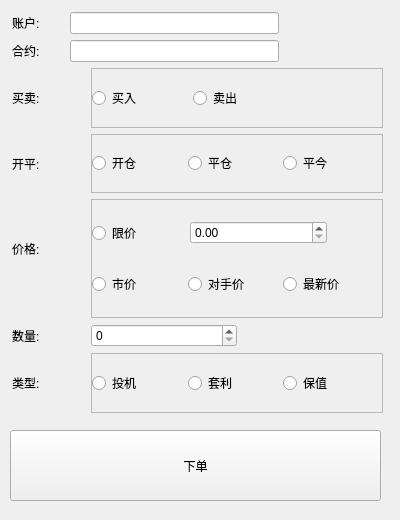
<?xml version="1.0" encoding="UTF-8"?>
<ui version="4.0">
 <class>SendOrder</class>
 <widget class="QWidget" name="SendOrder">
  <property name="geometry">
   <rect>
    <x>0</x>
    <y>0</y>
    <width>400</width>
    <height>520</height>
   </rect>
  </property>
  <property name="sizePolicy">
   <sizepolicy hsizetype="Fixed" vsizetype="Fixed">
    <horstretch>0</horstretch>
    <verstretch>0</verstretch>
   </sizepolicy>
  </property>
  <property name="windowTitle">
   <string>Form</string>
  </property>
  <widget class="QPushButton" name="pushButton">
   <property name="geometry">
    <rect>
     <x>10</x>
     <y>430</y>
     <width>371</width>
     <height>71</height>
    </rect>
   </property>
   <property name="text">
    <string>下单</string>
   </property>
  </widget>
  <widget class="QWidget" name="layoutWidget">
   <property name="geometry">
    <rect>
     <x>12</x>
     <y>12</y>
     <width>371</width>
     <height>401</height>
    </rect>
   </property>
   <layout class="QVBoxLayout" name="verticalLayout_4" stretch="1,1,1,1,2,1,1">
    <item>
     <layout class="QHBoxLayout" name="horizontalLayout_13" stretch="1,4,2">
      <item>
       <widget class="QLabel" name="label_8">
        <property name="text">
         <string>账户:</string>
        </property>
       </widget>
      </item>
      <item>
       <widget class="QLineEdit" name="account"/>
      </item>
      <item>
       <spacer name="horizontalSpacer_7">
        <property name="orientation">
         <enum>Qt::Horizontal</enum>
        </property>
        <property name="sizeHint" stdset="0">
         <size>
          <width>40</width>
          <height>20</height>
         </size>
        </property>
       </spacer>
      </item>
     </layout>
    </item>
    <item>
     <layout class="QHBoxLayout" name="horizontalLayout_14" stretch="1,4,2">
      <item>
       <widget class="QLabel" name="label_9">
        <property name="text">
         <string>合约:</string>
        </property>
       </widget>
      </item>
      <item>
       <widget class="QLineEdit" name="instrument"/>
      </item>
      <item>
       <spacer name="horizontalSpacer_8">
        <property name="orientation">
         <enum>Qt::Horizontal</enum>
        </property>
        <property name="sizeHint" stdset="0">
         <size>
          <width>40</width>
          <height>20</height>
         </size>
        </property>
       </spacer>
      </item>
     </layout>
    </item>
    <item>
     <layout class="QHBoxLayout" name="horizontalLayout_15" stretch="1,4">
      <item>
       <widget class="QLabel" name="label_10">
        <property name="text">
         <string>买卖:</string>
        </property>
       </widget>
      </item>
      <item>
       <widget class="QFrame" name="frame_5">
        <property name="frameShape">
         <enum>QFrame::StyledPanel</enum>
        </property>
        <property name="frameShadow">
         <enum>QFrame::Raised</enum>
        </property>
        <layout class="QHBoxLayout" name="horizontalLayout_16" stretch="1,1,1">
         <property name="leftMargin">
          <number>0</number>
         </property>
         <property name="topMargin">
          <number>0</number>
         </property>
         <property name="rightMargin">
          <number>0</number>
         </property>
         <property name="bottomMargin">
          <number>0</number>
         </property>
         <item>
          <widget class="QRadioButton" name="buy">
           <property name="text">
            <string>买入</string>
           </property>
          </widget>
         </item>
         <item>
          <widget class="QRadioButton" name="sell">
           <property name="text">
            <string>卖出</string>
           </property>
          </widget>
         </item>
         <item>
          <spacer name="horizontalSpacer_9">
           <property name="orientation">
            <enum>Qt::Horizontal</enum>
           </property>
           <property name="sizeHint" stdset="0">
            <size>
             <width>80</width>
             <height>20</height>
            </size>
           </property>
          </spacer>
         </item>
        </layout>
       </widget>
      </item>
     </layout>
    </item>
    <item>
     <layout class="QHBoxLayout" name="horizontalLayout_17" stretch="1,4">
      <item>
       <widget class="QLabel" name="label_11">
        <property name="text">
         <string>开平:</string>
        </property>
       </widget>
      </item>
      <item>
       <widget class="QFrame" name="frame_6">
        <property name="frameShape">
         <enum>QFrame::StyledPanel</enum>
        </property>
        <property name="frameShadow">
         <enum>QFrame::Raised</enum>
        </property>
        <layout class="QHBoxLayout" name="horizontalLayout_18">
         <property name="leftMargin">
          <number>0</number>
         </property>
         <property name="topMargin">
          <number>0</number>
         </property>
         <property name="bottomMargin">
          <number>0</number>
         </property>
         <item>
          <widget class="QRadioButton" name="open">
           <property name="text">
            <string>开仓</string>
           </property>
          </widget>
         </item>
         <item>
          <widget class="QRadioButton" name="close">
           <property name="text">
            <string>平仓</string>
           </property>
          </widget>
         </item>
         <item>
          <widget class="QRadioButton" name="closeToday">
           <property name="text">
            <string>平今</string>
           </property>
          </widget>
         </item>
        </layout>
       </widget>
      </item>
     </layout>
    </item>
    <item>
     <layout class="QHBoxLayout" name="horizontalLayout_19" stretch="1,4">
      <item>
       <layout class="QVBoxLayout" name="verticalLayout_5">
        <item>
         <widget class="QLabel" name="label_12">
          <property name="text">
           <string>价格:</string>
          </property>
         </widget>
        </item>
        <item>
         <spacer name="horizontalSpacer_10">
          <property name="orientation">
           <enum>Qt::Horizontal</enum>
          </property>
          <property name="sizeHint" stdset="0">
           <size>
            <width>40</width>
            <height>20</height>
           </size>
          </property>
         </spacer>
        </item>
       </layout>
      </item>
      <item>
       <widget class="QFrame" name="frame_7">
        <property name="frameShape">
         <enum>QFrame::StyledPanel</enum>
        </property>
        <property name="frameShadow">
         <enum>QFrame::Raised</enum>
        </property>
        <layout class="QVBoxLayout" name="verticalLayout_6">
         <property name="leftMargin">
          <number>0</number>
         </property>
         <property name="topMargin">
          <number>0</number>
         </property>
         <property name="bottomMargin">
          <number>0</number>
         </property>
         <item>
          <layout class="QHBoxLayout" name="horizontalLayout_20" stretch="2,3,1">
           <item>
            <widget class="QRadioButton" name="priceLimit">
             <property name="text">
              <string>限价</string>
             </property>
            </widget>
           </item>
           <item>
            <widget class="QDoubleSpinBox" name="price"/>
           </item>
           <item>
            <spacer name="horizontalSpacer_11">
             <property name="orientation">
              <enum>Qt::Horizontal</enum>
             </property>
             <property name="sizeHint" stdset="0">
              <size>
               <width>40</width>
               <height>20</height>
              </size>
             </property>
            </spacer>
           </item>
          </layout>
         </item>
         <item>
          <layout class="QHBoxLayout" name="horizontalLayout_21" stretch="1,1,1">
           <item>
            <widget class="QRadioButton" name="priceMarket">
             <property name="text">
              <string>市价</string>
             </property>
            </widget>
           </item>
           <item>
            <widget class="QRadioButton" name="priceRival">
             <property name="text">
              <string>对手价</string>
             </property>
            </widget>
           </item>
           <item>
            <widget class="QRadioButton" name="priceNew">
             <property name="text">
              <string>最新价</string>
             </property>
            </widget>
           </item>
          </layout>
         </item>
        </layout>
       </widget>
      </item>
     </layout>
    </item>
    <item>
     <layout class="QHBoxLayout" name="horizontalLayout_22" stretch="1,2,2">
      <item>
       <widget class="QLabel" name="label_13">
        <property name="text">
         <string>数量:</string>
        </property>
       </widget>
      </item>
      <item>
       <widget class="QSpinBox" name="quantity"/>
      </item>
      <item>
       <spacer name="horizontalSpacer_12">
        <property name="orientation">
         <enum>Qt::Horizontal</enum>
        </property>
        <property name="sizeHint" stdset="0">
         <size>
          <width>40</width>
          <height>20</height>
         </size>
        </property>
       </spacer>
      </item>
     </layout>
    </item>
    <item>
     <layout class="QHBoxLayout" name="horizontalLayout_23" stretch="1,4">
      <item>
       <widget class="QLabel" name="label_14">
        <property name="text">
         <string>类型:</string>
        </property>
       </widget>
      </item>
      <item>
       <widget class="QFrame" name="frame_8">
        <property name="frameShape">
         <enum>QFrame::StyledPanel</enum>
        </property>
        <property name="frameShadow">
         <enum>QFrame::Raised</enum>
        </property>
        <layout class="QHBoxLayout" name="horizontalLayout_24" stretch="1,1,1">
         <property name="leftMargin">
          <number>0</number>
         </property>
         <property name="topMargin">
          <number>0</number>
         </property>
         <property name="bottomMargin">
          <number>0</number>
         </property>
         <item>
          <widget class="QRadioButton" name="Speculation">
           <property name="text">
            <string>投机</string>
           </property>
          </widget>
         </item>
         <item>
          <widget class="QRadioButton" name="Arbitrage">
           <property name="text">
            <string>套利</string>
           </property>
          </widget>
         </item>
         <item>
          <widget class="QRadioButton" name="Hedge">
           <property name="text">
            <string>保值</string>
           </property>
          </widget>
         </item>
        </layout>
       </widget>
      </item>
     </layout>
    </item>
   </layout>
  </widget>
 </widget>
 <resources/>
 <connections/>
</ui>
